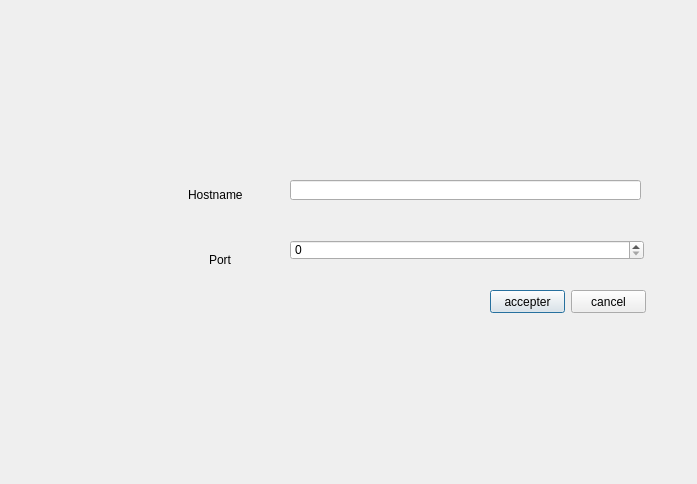
<?xml version="1.0" encoding="UTF-8"?>
<ui version="4.0">
 <class>DuMessengerConnectionDialog</class>
 <widget class="QDialog" name="DuMessengerConnectionDialog">
  <property name="geometry">
   <rect>
    <x>0</x>
    <y>0</y>
    <width>697</width>
    <height>484</height>
   </rect>
  </property>
  <property name="windowTitle">
   <string>Dialog</string>
  </property>
  <widget class="QLineEdit" name="hostname">
   <property name="geometry">
    <rect>
     <x>290</x>
     <y>180</y>
     <width>351</width>
     <height>20</height>
    </rect>
   </property>
  </widget>
  <widget class="QLabel" name="label_2">
   <property name="geometry">
    <rect>
     <x>188</x>
     <y>180</y>
     <width>71</width>
     <height>30</height>
    </rect>
   </property>
   <property name="text">
    <string>Hostname</string>
   </property>
  </widget>
  <widget class="QPushButton" name="pb_accepter">
   <property name="geometry">
    <rect>
     <x>490</x>
     <y>290</y>
     <width>75</width>
     <height>23</height>
    </rect>
   </property>
   <property name="text">
    <string>accepter</string>
   </property>
  </widget>
  <widget class="QSpinBox" name="port">
   <property name="geometry">
    <rect>
     <x>290</x>
     <y>240</y>
     <width>354</width>
     <height>20</height>
    </rect>
   </property>
   <property name="maximum">
    <number>999999999</number>
   </property>
  </widget>
  <widget class="QLabel" name="label">
   <property name="geometry">
    <rect>
     <x>209</x>
     <y>250</y>
     <width>51</width>
     <height>20</height>
    </rect>
   </property>
   <property name="text">
    <string>Port</string>
   </property>
  </widget>
  <widget class="QPushButton" name="pb_cancel">
   <property name="geometry">
    <rect>
     <x>571</x>
     <y>290</y>
     <width>75</width>
     <height>23</height>
    </rect>
   </property>
   <property name="text">
    <string>cancel</string>
   </property>
  </widget>
 </widget>
 <resources/>
 <connections/>
</ui>
